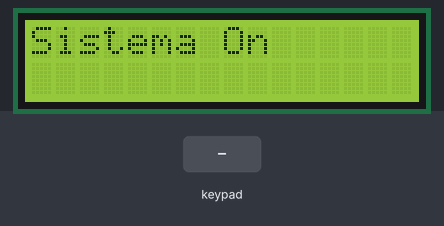
A sketch run on a simulated Arduino Uno, built with avr-gcc and run on an emulated ATmega328P. On the bench: 16×2 character LCD. Inputs (shaded band) come from the test bench. What the sketch prints to the serial monitor is not drawn.

Above: at 1.2 s.
1.3 s: keypad keys 7 6 5 4 pressed 0.4 s apart
At 3.5 s:
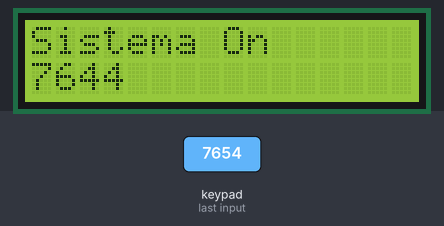
4.4 s: key '7' pressed
At 5.3 s:
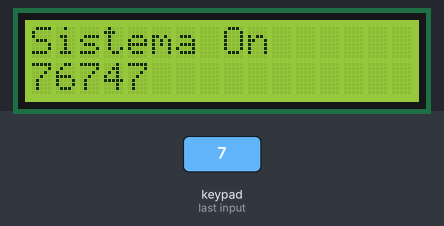
5.9 s: key '8' pressed
At 6.3 s:
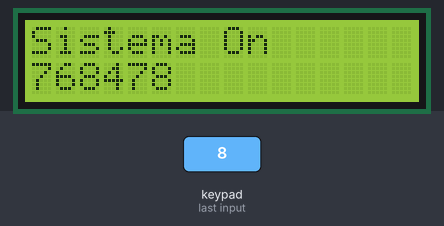
7.4 s: keypad keys 7 6 5 4 # pressed 0.4 s apart
At 9.7 s:
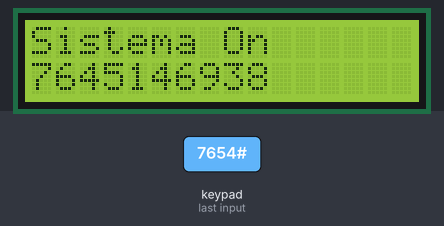
Timing chart, 0 to 11.2 s (numbered marks = the images above; inputs shaded):
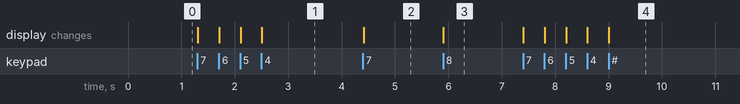

Measured:
- after the input at 1.3 s, the display: first changes at once (image 1 shows a later state)
- after the input at 4.4 s, the display: changes at once (image 2)
- after the input at 5.9 s, the display: changes at once (image 3)
- after the input at 7.4 s, the display: first changes at once (image 4 shows a later state)

The sketch:

deberTeclado.ino
```cpp
/* Universidad Técnica del Norte
 *  FICA-CIERCOM
 *  Sistemas Microprosesados
 *  Nombre: Axel Almeida        Fecha: 14/01/2020

  Realizar un programa que mediante teclado matricial (consultar) ingrese el tiempo en segundos de una cuenta regresiva.
  Esta cuenta, decrece cada 1 segundo mediante timer.
*/


#include <Keypad.h>
#include <MsTimer2.h>
#include <LiquidCrystal.h>
LiquidCrystal lcd(13, 12, 11, 10, 9, 8);

const byte FILAS = 4;
const byte COLUMNAS = 4;
char keys[FILAS][COLUMNAS] = {
  {'7', '8', '9', 'A'},
  {'4', '5', '6', 'B'},
  {'1', '2', '3', 'C'},
  {'*', '0', '#', 'D'}
};

byte pinesFilas[FILAS] = {A0, A1, A2, A3};
byte pinesColumnas[COLUMNAS] = {7, 6, 5, 4};

Keypad teclado = Keypad(makeKeymap(keys), pinesFilas, pinesColumnas, FILAS, COLUMNAS);

char tecla;
char dato[2];
byte nume = 0;
int segundos;
int i = 0;
int valorSeg;
long value;

void setup()
{
  lcd.begin(16, 2);
  MsTimer2::set(1000, cuenta);
  MsTimer2::start();
  Serial.begin(9600);
  lcd.clear();
  lcd.setCursor(0, 0);
  lcd.print("Sistema On");
}

void loop() {
  tecla = teclado.getKey();
  if (tecla)
  {
    dato[nume] = tecla;
    nume++;
    value = atol(dato);
    lcd.setCursor(0, 1);
    lcd.print(value);
  }
}

void cuenta() {
  i--;
  valorSeg = value + 1;
  Serial.println(valorSeg);
  if (valorSeg == 0) {
    MsTimer2::stop();
  }
}
```
